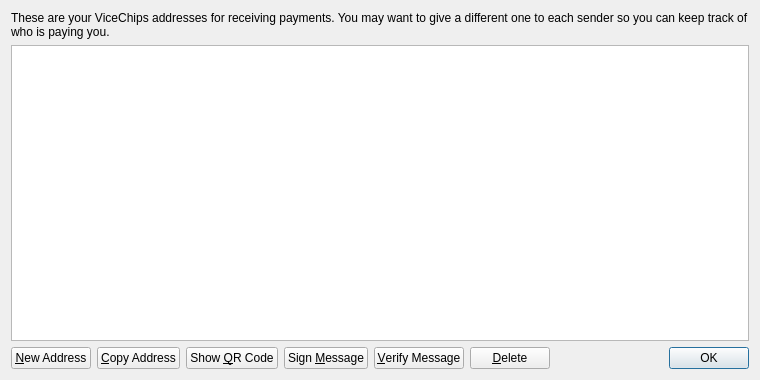
<?xml version="1.0" encoding="UTF-8"?>
<ui version="4.0">
 <class>AddressBookPage</class>
 <widget class="QWidget" name="AddressBookPage">
  <property name="geometry">
   <rect>
    <x>0</x>
    <y>0</y>
    <width>760</width>
    <height>380</height>
   </rect>
  </property>
  <property name="windowTitle">
   <string>Address Book</string>
  </property>
  <layout class="QVBoxLayout" name="verticalLayout">
   <item>
    <widget class="QLabel" name="labelExplanation">
     <property name="text">
      <string>These are your ViceChips addresses for receiving payments. You may want to give a different one to each sender so you can keep track of who is paying you.</string>
     </property>
     <property name="textFormat">
      <enum>Qt::PlainText</enum>
     </property>
     <property name="wordWrap">
      <bool>true</bool>
     </property>
    </widget>
   </item>
   <item>
    <widget class="QTableView" name="tableView">
     <property name="contextMenuPolicy">
      <enum>Qt::CustomContextMenu</enum>
     </property>
     <property name="toolTip">
      <string>Double-click to edit address or label</string>
     </property>
     <property name="tabKeyNavigation">
      <bool>false</bool>
     </property>
     <property name="alternatingRowColors">
      <bool>true</bool>
     </property>
     <property name="selectionMode">
      <enum>QAbstractItemView::SingleSelection</enum>
     </property>
     <property name="selectionBehavior">
      <enum>QAbstractItemView::SelectRows</enum>
     </property>
     <property name="sortingEnabled">
      <bool>true</bool>
     </property>
     <attribute name="verticalHeaderVisible">
      <bool>false</bool>
     </attribute>
    </widget>
   </item>
   <item>
    <layout class="QHBoxLayout" name="horizontalLayout">
     <item>
      <widget class="QPushButton" name="newAddressButton">
       <property name="toolTip">
        <string>Create a new address</string>
       </property>
       <property name="text">
        <string>&amp;New Address</string>
       </property>
       <property name="icon">
        <iconset resource="../bitcoin.qrc">
         <normaloff>:/icons/add</normaloff>:/icons/add</iconset>
       </property>
      </widget>
     </item>
     <item>
      <widget class="QPushButton" name="copyToClipboard">
       <property name="toolTip">
        <string>Copy the currently selected address to the system clipboard</string>
       </property>
       <property name="text">
        <string>&amp;Copy Address</string>
       </property>
       <property name="icon">
        <iconset resource="../bitcoin.qrc">
         <normaloff>:/icons/editcopy</normaloff>:/icons/editcopy</iconset>
       </property>
      </widget>
     </item>
     <item>
      <widget class="QPushButton" name="showQRCode">
       <property name="text">
        <string>Show &amp;QR Code</string>
       </property>
       <property name="icon">
        <iconset resource="../bitcoin.qrc">
         <normaloff>:/icons/qrcode</normaloff>:/icons/qrcode</iconset>
       </property>
      </widget>
     </item>
     <item>
      <widget class="QPushButton" name="signMessage">
       <property name="toolTip">
        <string>Sign a message to prove you own a ViceChips address</string>
       </property>
       <property name="text">
        <string>Sign &amp;Message</string>
       </property>
       <property name="icon">
        <iconset resource="../bitcoin.qrc">
         <normaloff>:/icons/edit</normaloff>:/icons/edit</iconset>
       </property>
      </widget>
     </item>
     <item>
      <widget class="QPushButton" name="verifyMessage">
       <property name="toolTip">
        <string>Verify a message to ensure it was signed with a specified ViceChips address</string>
       </property>
       <property name="text">
        <string>&amp;Verify Message</string>
       </property>
       <property name="icon">
        <iconset resource="../bitcoin.qrc">
         <normaloff>:/icons/transaction_0</normaloff>:/icons/transaction_0</iconset>
       </property>
      </widget>
     </item>
     <item>
      <widget class="QPushButton" name="deleteButton">
       <property name="toolTip">
        <string>Delete the currently selected address from the list</string>
       </property>
       <property name="text">
        <string>&amp;Delete</string>
       </property>
       <property name="icon">
        <iconset resource="../bitcoin.qrc">
         <normaloff>:/icons/remove</normaloff>:/icons/remove</iconset>
       </property>
      </widget>
     </item>
     <item>
      <spacer name="horizontalSpacer">
       <property name="orientation">
        <enum>Qt::Horizontal</enum>
       </property>
       <property name="sizeHint" stdset="0">
        <size>
         <width>40</width>
         <height>20</height>
        </size>
       </property>
      </spacer>
     </item>
     <item>
      <widget class="QDialogButtonBox" name="buttonBox">
       <property name="sizePolicy">
        <sizepolicy hsizetype="Maximum" vsizetype="Fixed">
         <horstretch>0</horstretch>
         <verstretch>0</verstretch>
        </sizepolicy>
       </property>
       <property name="standardButtons">
        <set>QDialogButtonBox::Ok</set>
       </property>
      </widget>
     </item>
    </layout>
   </item>
  </layout>
 </widget>
 <resources>
  <include location="../bitcoin.qrc"/>
 </resources>
 <connections/>
</ui>
